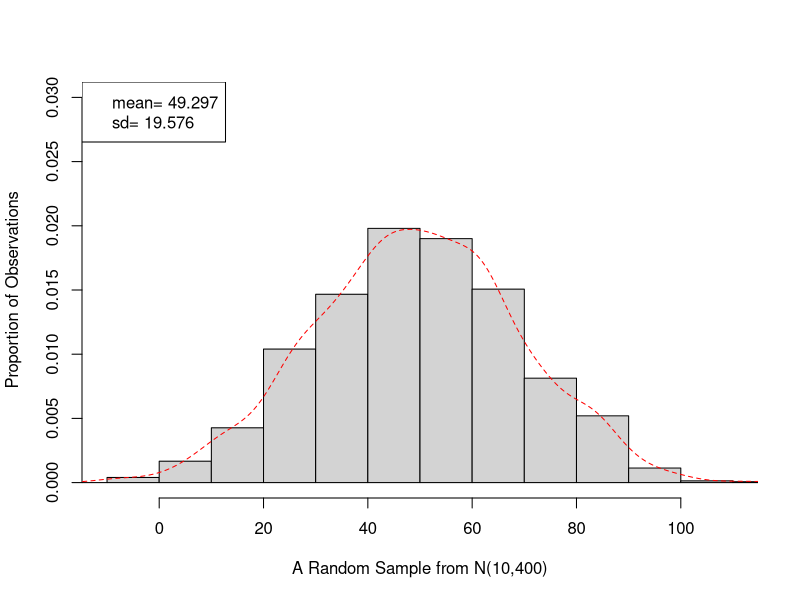
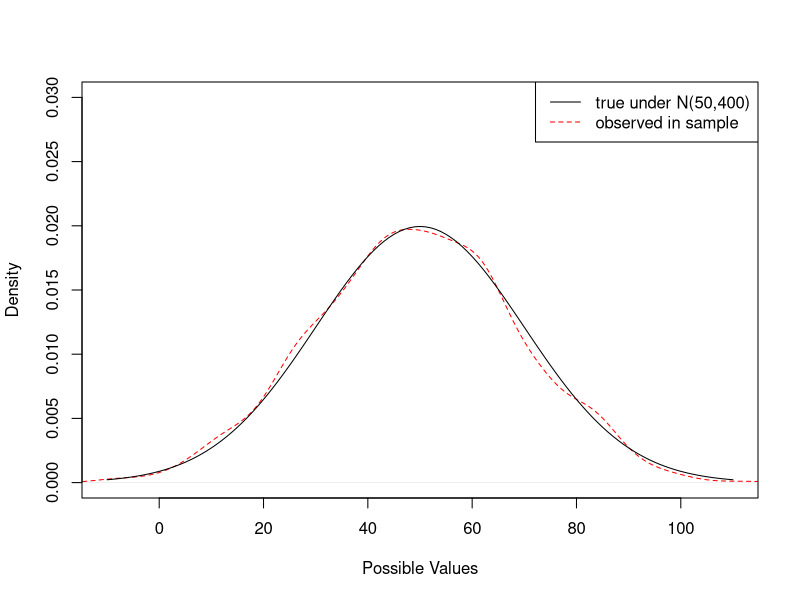
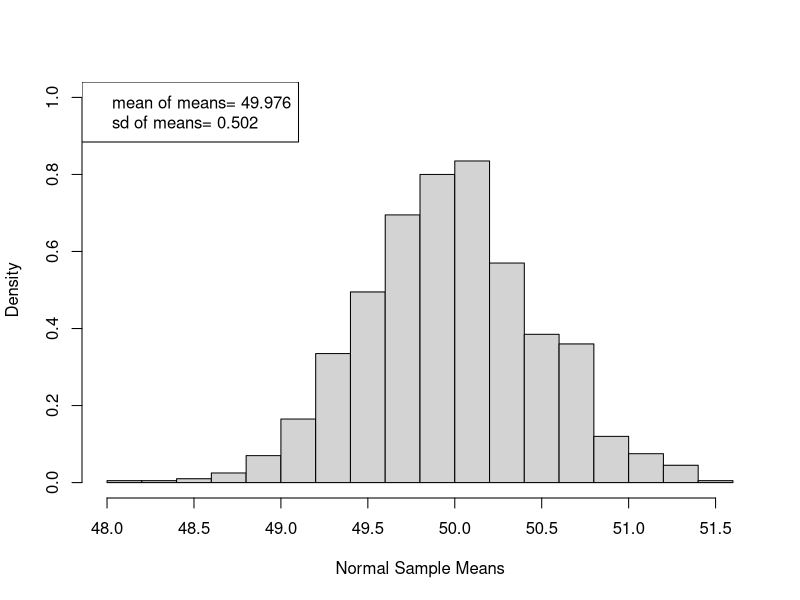
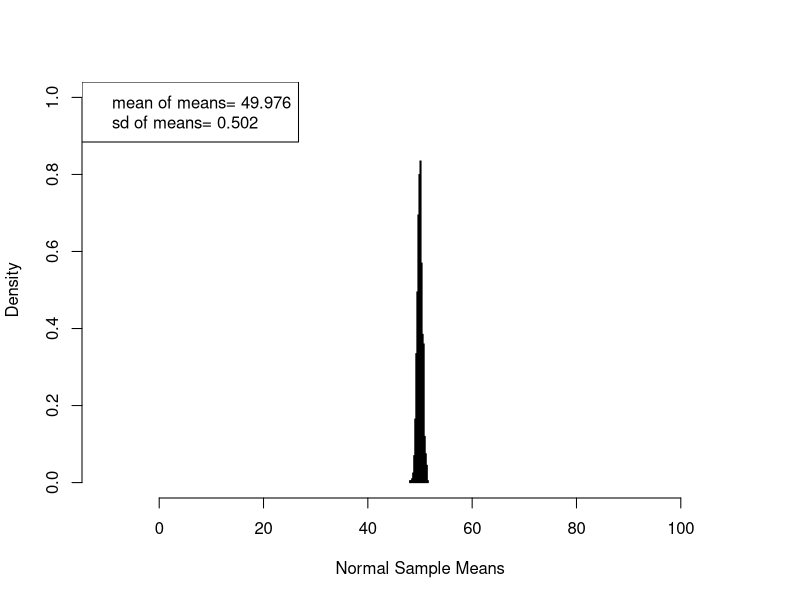
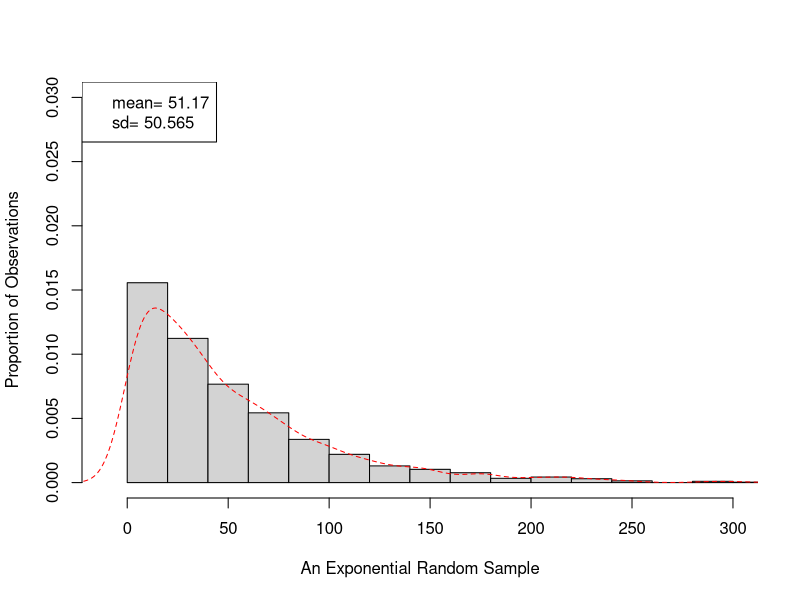
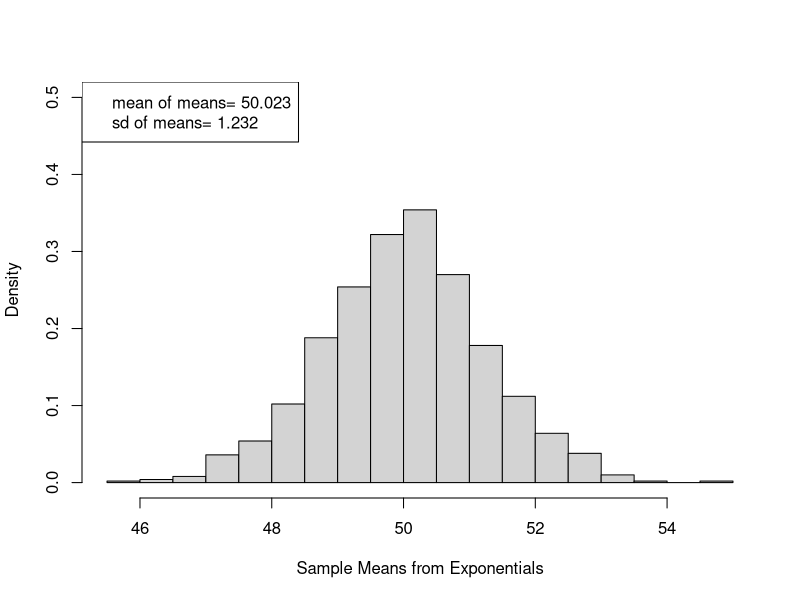

Write R code to recreate these figures, in order.
###################################################
### chunk number 2: Roptions
###################################################
options(width=60, continue="  ") 
###Leave less white space at top
options(SweaveHooks=list(fig=function() par(mar=c(5.1, 4.1, 0.5, 2.1))))
###Sweave appears to ignore following settings 2010-03-20
ps.options(horizontal=F, onefile=F, family="Times",    paper="special", height=4, width=6 ) 
pdf.options(onefile=F,family="Times",paper="special",height=4,width=6)
options(papersize="special")




###################################################
### chunk number 3: fig1
###################################################
var1 <- rnorm(n=1500, mean=50, sd=20)
hist(x=var1, prob=T, breaks= 20, xlim=c(-10,110), ylim=c(0,0.03), xlab="A Random Sample from N(10,400)", ylab="Proportion of Observations", main="")
den1 <- density(var1)
lines(den1, lty=2, col="red")
legend("topleft",legend=c(paste("mean=",round(mean(var1),3)),paste("sd=",round(sd(var1),3))))


###################################################
### chunk number 4: fig2
###################################################
plot(den1, xlim=c(-10,110), ylim=c(0,0.03), xlab="Possible Values", type="l", lty=2, col="red",main="")
possValues <- seq(-10,110)
trueProbs <- dnorm(possValues, mean=50, sd=20)
lines(possValues, trueProbs, lty=1, col="black")
legend("topright", legend=c("true under N(50,400)","observed in sample"),lty=c(1,2),col=c("black","red"))


###################################################
### chunk number 5: fig3
###################################################
samp <- replicate(1000, mean(rnorm(n=1500, mean=50, sd=20)))
hist(samp, prob=T, breaks=20, ylim=c(0,1), xlab="Normal Sample Means", main="")
legend("topleft",legend=c(paste("mean of means=",round(mean(samp),3)),paste("sd of means=",round(sd(samp),3))))


###################################################
### chunk number 6: fig4
###################################################
hist(samp, prob=T, breaks=20, xlab="Normal Sample Means", xlim=c(-10,110), ylim=c(0,1), main="")
legend("topleft",legend=c(paste("mean of means=",round(mean(samp),3)), paste("sd of means=",round(sd(samp),3))))


###################################################
### chunk number 7: fig5
###################################################
var1 <- rexp(n=1500, rate=1/50)
hist(x=var1, prob=T, breaks= 20, xlim=c(-10,300), ylim=c(0,0.03), xlab="An Exponential Random Sample", ylab="Proportion of Observations", main="")
den1 <- density(var1)
lines(den1, lty=2, col="red")
legend("topleft",legend=c(paste("mean=",round(mean(var1),3)),paste("sd=",round(sd(var1),3))))


###################################################
### chunk number 8: fig6
###################################################
samp <- replicate(1000, mean(rexp(n=1500, rate=1/50)))
hist(samp, prob=T, breaks=20, ylim=c(0,0.5), xlab="Sample Means from Exponentials", main="")
legend("topleft",legend=c(paste("mean of means=",round(mean(samp),3)),paste("sd of means=",round(sd(samp),3))))



